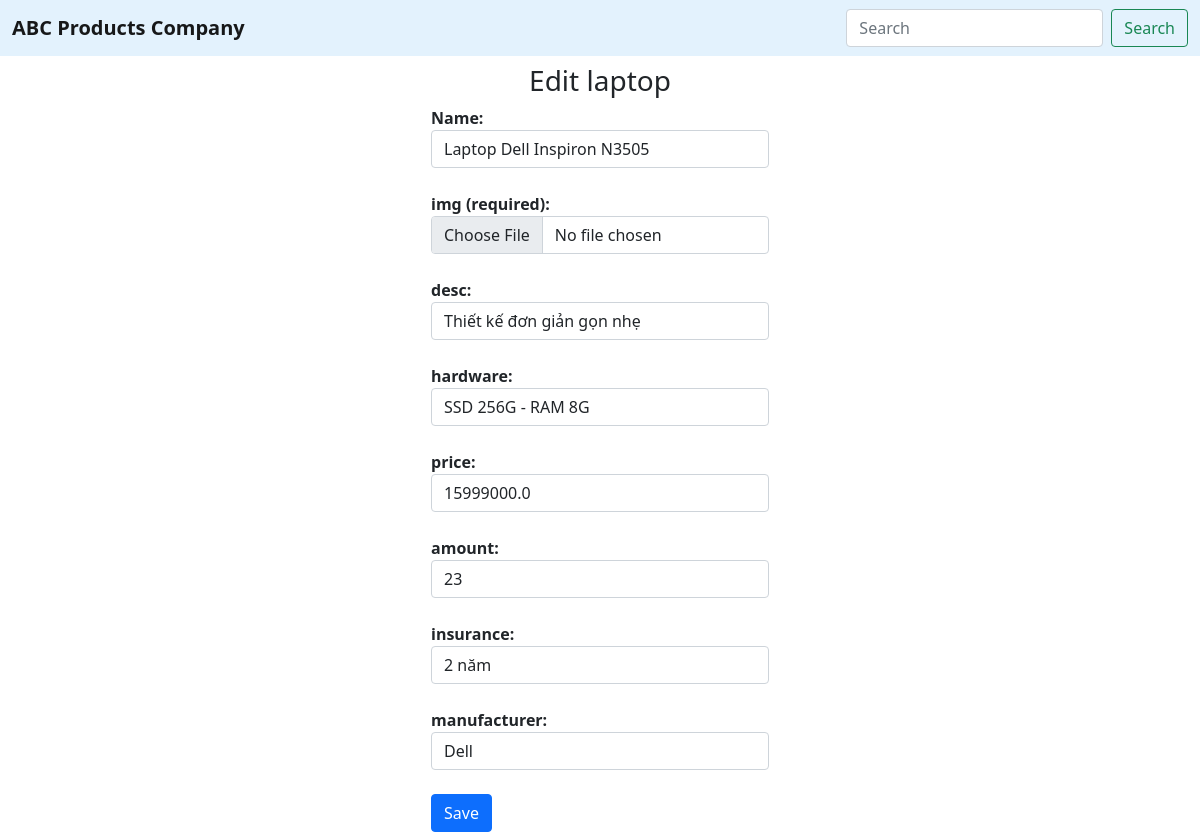
/edit_laptop/5/, run on the app's committed database.
### home/models.py (models this page shows)
class Items(models.Model):
    id = models.AutoField(primary_key=True)
    name = models.CharField(max_length=100)
    img = models.ImageField(upload_to='image', default=None)
    desc = models.CharField(max_length=100)
    price = models.FloatField()
    amount = models.IntegerField()

class Laptop(Items):
    hardware = models.CharField(max_length=50)
    insurance = models.CharField(max_length=20)
    manufacturer = models.CharField(max_length=50)

### home/views.py (the view)
# urls.py: path('edit_laptop/<int:id>/', home.edit_laptop_form),
def edit_laptop_form(request, id):
    laptop = Laptop.objects.get(id=id)
    return render(request, 'edit_laptop.html', {'laptop': laptop})

### home/Templates/edit_laptop.html (shortened to what this page needs)
<!DOCTYPE html>
<html lang="en">
<head>
    <link rel="stylesheet" href="https://stackpath.bootstrapcdn.com/bootstrap/5.0.0-alpha1/css/bootstrap.min.css"
>
</head>
<body>
    <nav class="navbar navbar-light" style="background-color: #e3f2fd;">
        <div class="container-fluid">
            <a class="navbar-brand" style="font-weight: bold;">ABC Products Company</a>
            <form class="d-flex">
                <input class="form-control me-2" type="search" placeholder="Search" aria-label="Search">
                <button class="btn btn-outline-success" type="submit">Search</button>
            </form>
        </div>
    </nav>
    <h3 class="text-center mt-2">Edit laptop</h3>
    <div class="d-flex justify-content-center container">
        <form action="/edit_laptop" method="post" enctype="multipart/form-data" >
            <label style="font-weight: bold;" for="name">Name:</label>
            <input class="form-control" type="text" name="name" value="{{laptop.name}}">
            <br>
            <label style="font-weight: bold;" for="img">img (required):</label>
            <input class="form-control" type="file" name="img">
            <br>
            <label style="font-weight: bold;" for="desc">desc:</label>
            <input class="form-control" type="text" name="desc" value="{{laptop.desc}}">
            <br>
            <label style="font-weight: bold;" for="hardware">hardware:</label>
            <input class="form-control" type="text" name="hardware" value="{{laptop.hardware}}">
            <br>
            <label style="font-weight: bold;" for="price">price:</label>
            <input class="form-control" type="text" name="price" value="{{laptop.price}}">
            <br>
            <label style="font-weight: bold;" for="amount">amount:</label>
            <input class="form-control" type="text" name="amount" value="{{laptop.amount}}">
            <br>
            <label style="font-weight: bold;" for="insurance">insurance:</label>
            <input class="form-control" type="text" name="insurance" value="{{laptop.insurance}}">
            <br>
            <label style="font-weight: bold;" for="manufacturer">manufacturer:</label>
            <input class="form-control" type="text" name="manufacturer" value="{{laptop.manufacturer}}">
            <br>
            <button type="submit" class=" btn btn-primary">Save</button>
        </form>
    </div>
</body>
</html>

### data on the page
Items: name "Laptop Dell Inspiron N3505", desc "Thiết kế đơn giản gọn nhẹ", price "15999000.0", amount "23"
Laptop: hardware "SSD 256G - RAM 8G", insurance "2 năm", manufacturer "Dell"
